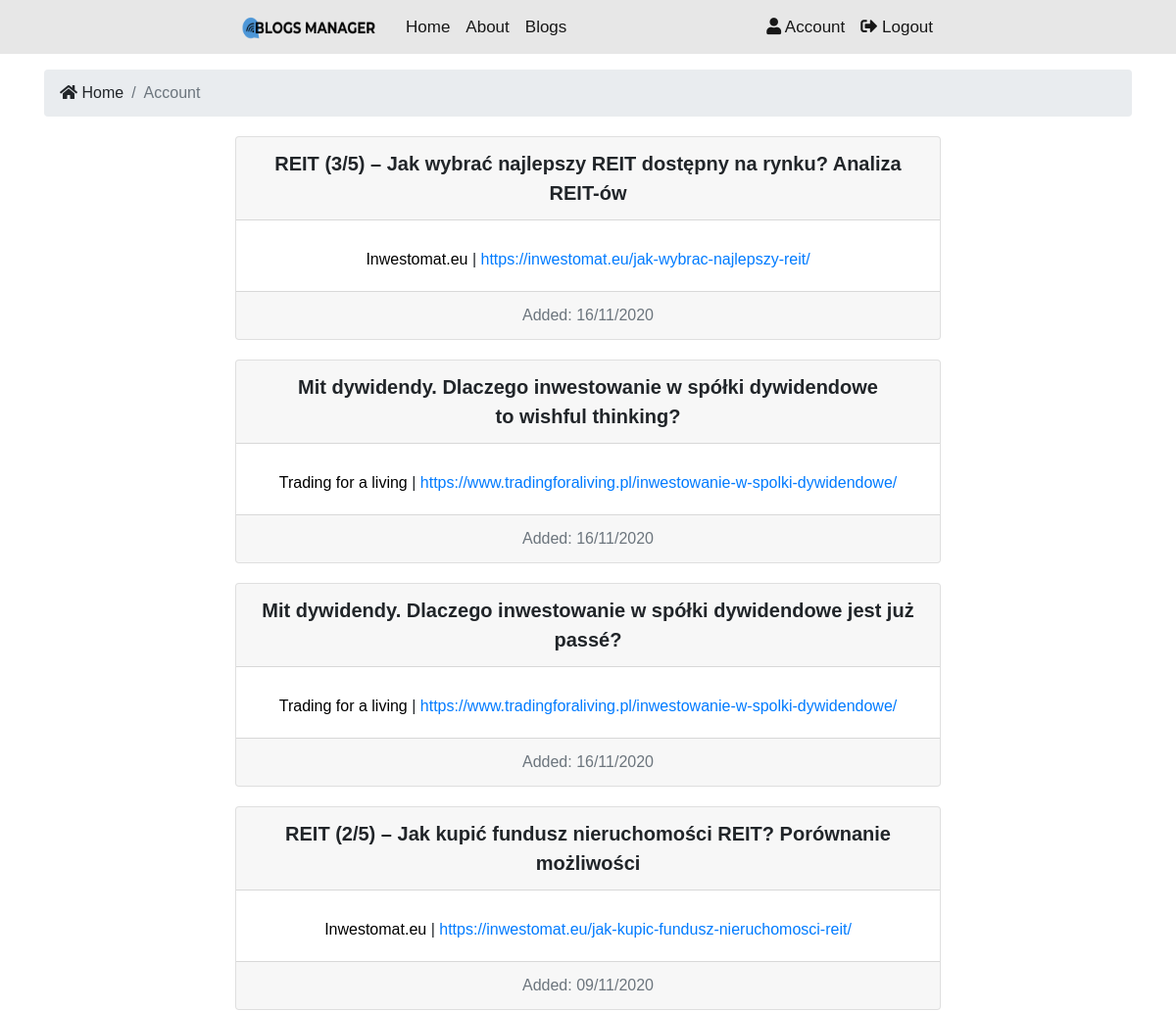
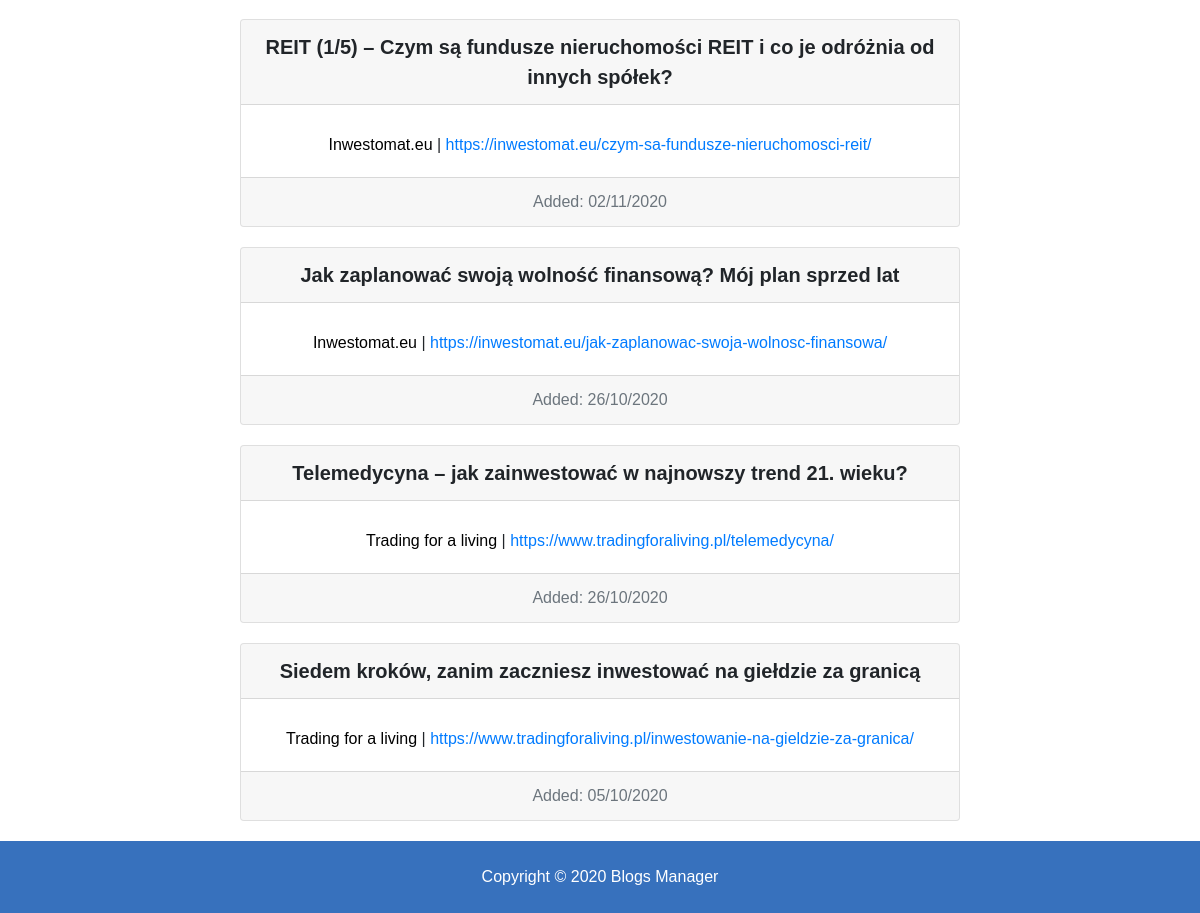
Page /users/account (signed in) on the committed database (2 pictures, top to bottom).
### blogs/models.py (models this page shows, shortened)
class BlogPost(models.Model):
    name = models.CharField(max_length=200)
    url = models.CharField(max_length=200)
    added = models.DateTimeField()
    blog = models.ForeignKey(Blog, on_delete=models.CASCADE, related_name='blog_post')
    class Meta:
        ordering = ('-added',)

class Blog(models.Model):
    name = models.CharField(max_length=200)
    url = models.CharField(max_length=200)
    author = models.CharField(max_length=100)
    genre = models.CharField(choices=GENRE_CHOICES, default="IT", max_length=30)
    genre2 = models.CharField(choices=GENRE_CHOICES, blank=True, max_length=30)
    language = models.CharField(default="Polish", max_length=100)
    def __str__(self):
        return self.name

### users/views.py (the view)
# urls.py: path("account", views.account, name="account"),
def account(request):
    blog_posts = BlogPost.objects.filter(blog__subscribed_blog__user=request.user)
    context = {"blog_posts": blog_posts}
    return render(request, 'users/account.html', context)

### templates/users/account.html (shortened to what this page needs)
{% extends 'base.html' %}
{% block content %}
<section id="bc" class="mt-3">
    <div class="container">
        <nav aria-label="breadcrumb">
            <ol class="breadcrumb">
                <li class="breadcrumb-item">
                    <a href="{% url 'index' %}">
                    <i class="fas fa-home"></i> Home</a>
                </li>
            <li class="breadcrumb-item active"> Account</li>
            </ol>
        </nav>
    </div>
</section>
<section id="blogs">
    {% if blog_posts %}
        {% for blog_post in blog_posts %}
            <div class="card text-center">
                <div class="card-header">
                    {{ blog_post.name }}
                </div>
                    <div class="card-body">
                        <a href="{% url 'blog_info' pk=blog_post.blog.id %}" class="card-text no-link">{{blog_post.blog}}</a> | <a href="{{ blog_post.url }}" class="card-text">{{ blog_post.url }}</a>
                    </div>
                <div class="card-footer text-muted">
                Added: {{ blog_post.added|date:'d/m/Y' }}
                </div>
            </div>
        {% endfor %}
    {% else %}
        <div class="col-md-12">
            <p>No Subscribed Blogs :(</p>
        </div>
    {% endif %}
</section>
{% endblock %}

### blogs_manager/static/css/styles.css (style rules this page uses)
body { font-family: Impact, Charcoal, sans-serif; background-color: white; }
a.no-link:link { color: black; text-decoration: none; }
.breadcrumb-item a, a:hover, a:focus, a:active { text-decoration: none; color: inherit; }
.card { margin-top: 20px; margin-bottom: 20px; margin-left: 20%; margin-right: 20%; }
.card-header { font-size: 20px; font-weight: bold; }
.card-text { margin-bottom: 8px; }

### rows in the picture
BlogPost: name "REIT (3/5) – Jak wybrać najlepszy REIT dostępny na rynku? Analiza REIT-ów", blog "Inwestomat.eu", url "https://inwestomat.eu/jak-wybrac-najlepszy-reit/", added "16/11/2020"
BlogPost: name "Mit dywidendy. Dlaczego inwestowanie w spółki dywidendowe to wishful thinking?", blog "Trading for a living", url "https://www.tradingforaliving.pl/inwestowanie-w-spolki-dywidendowe/", added "16/11/2020"
BlogPost: name "Mit dywidendy. Dlaczego inwestowanie w spółki dywidendowe jest już passé?", blog "Trading for a living", url "https://www.tradingforaliving.pl/inwestowanie-w-spolki-dywidendowe/", added "16/11/2020"
BlogPost: name "REIT (2/5) – Jak kupić fundusz nieruchomości REIT? Porównanie możliwości", blog "Inwestomat.eu", url "https://inwestomat.eu/jak-kupic-fundusz-nieruchomosci-reit/", added "09/11/2020"
BlogPost: name "REIT (1/5) – Czym są fundusze nieruchomości REIT i co je odróżnia od innych spółek?", blog "Inwestomat.eu", url "https://inwestomat.eu/czym-sa-fundusze-nieruchomosci-reit/", added "02/11/2020"
BlogPost: name "Jak zaplanować swoją wolność finansową? Mój plan sprzed lat", blog "Inwestomat.eu", url "https://inwestomat.eu/jak-zaplanowac-swoja-wolnosc-finansowa/", added "26/10/2020"
BlogPost: name "Telemedycyna – jak zainwestować w najnowszy trend 21. wieku?", blog "Trading for a living", url "https://www.tradingforaliving.pl/telemedycyna/", added "26/10/2020"
BlogPost: name "Siedem kroków, zanim zaczniesz inwestować na giełdzie za granicą", blog "Trading for a living", url "https://www.tradingforaliving.pl/inwestowanie-na-gieldzie-za-granica/", added "05/10/2020"
